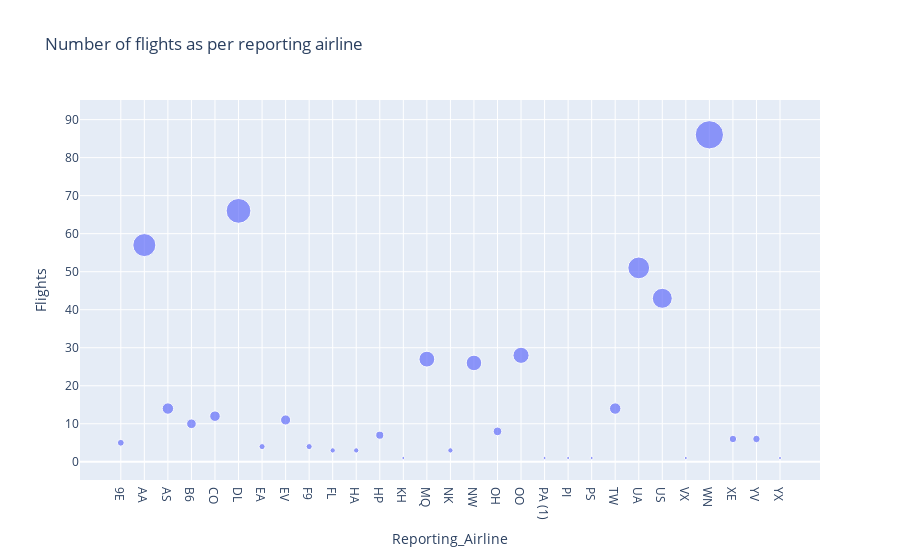

Notebook code for this chart:
### Markdown cell above
**To do**

*   Create a bubble chart using the `bub_data` with x-axis being reporting airline and y-axis being flights.
*   Provide title to the chart
*   Update size of the bubble based on the number of flights. Use `size` parameter.
*   Update name of the hover tooltip to `reporting_airline` using `hover_name` parameter.

### Code cell
# Create bubble chart here
fig2 = px.scatter(bub_data, x='Reporting_Airline', y='Flights',
                  title='Number of flights as per reporting airline',
                  size='Flights',
                  hover_name='Reporting_Airline'
                 )
fig2.show()

### Figure 1 — Plotly figure (JSON) as saved in the notebook; plotly's stock layout.template omitted (floating-point values rounded to 4 significant figures)
{"data": [{"hovertemplate": "<b>%{hovertext}</b><br><br>Reporting_Airline=%{x}<br>Flights=%{marker.size}<extra></extra>", "hovertext": ["9E", "AA", "AS", "B6", "CO", "DL", "EA", "EV", "F9", "FL", "HA", "HP", "KH", "MQ", "NK", "NW", "OH", "OO", "PA (1)", "PI", "PS", "TW", "UA", "US", "VX", "WN", "XE", "YV", "YX"], "legendgroup": "", "marker": {"color": "#636efa", "size": [5, 57, 14, 10, 12, 66, 4, 11, 4, 3, 3, 7, 1, 27, 3, 26, 8, 28, 1, 1, 1, 14, 51, 43, 1, 86, 6, 6, 1], "sizemode": "area", "sizeref": 0.215, "symbol": "circle"}, "mode": "markers", "name": "", "orientation": "v", "showlegend": false, "x": ["9E", "AA", "AS", "B6", "CO", "DL", "EA", "EV", "F9", "FL", "HA", "HP", "KH", "MQ", "NK", "NW", "OH", "OO", "PA (1)", "PI", "PS", "TW", "UA", "US", "VX", "WN", "XE", "YV", "YX"], "xaxis": "x", "y": [5, 57, 14, 10, 12, 66, 4, 11, 4, 3, 3, 7, 1, 27, 3, 26, 8, 28, 1, 1, 1, 14, 51, 43, 1, 86, 6, 6, 1], "yaxis": "y", "type": "scatter"}], "layout": {"xaxis": {"anchor": "y", "domain": [0, 1], "title": {"text": "Reporting_Airline"}, "type": "category", "range": [-1.775, 29.73], "autorange": true}, "yaxis": {"anchor": "x", "domain": [0, 1], "title": {"text": "Flights"}, "type": "linear", "range": [-6.154, 100.9], "autorange": true}, "legend": {"tracegroupgap": 0, "itemsizing": "constant"}, "title": {"text": "Number of flights as per reporting airline"}, "autosize": true}}
